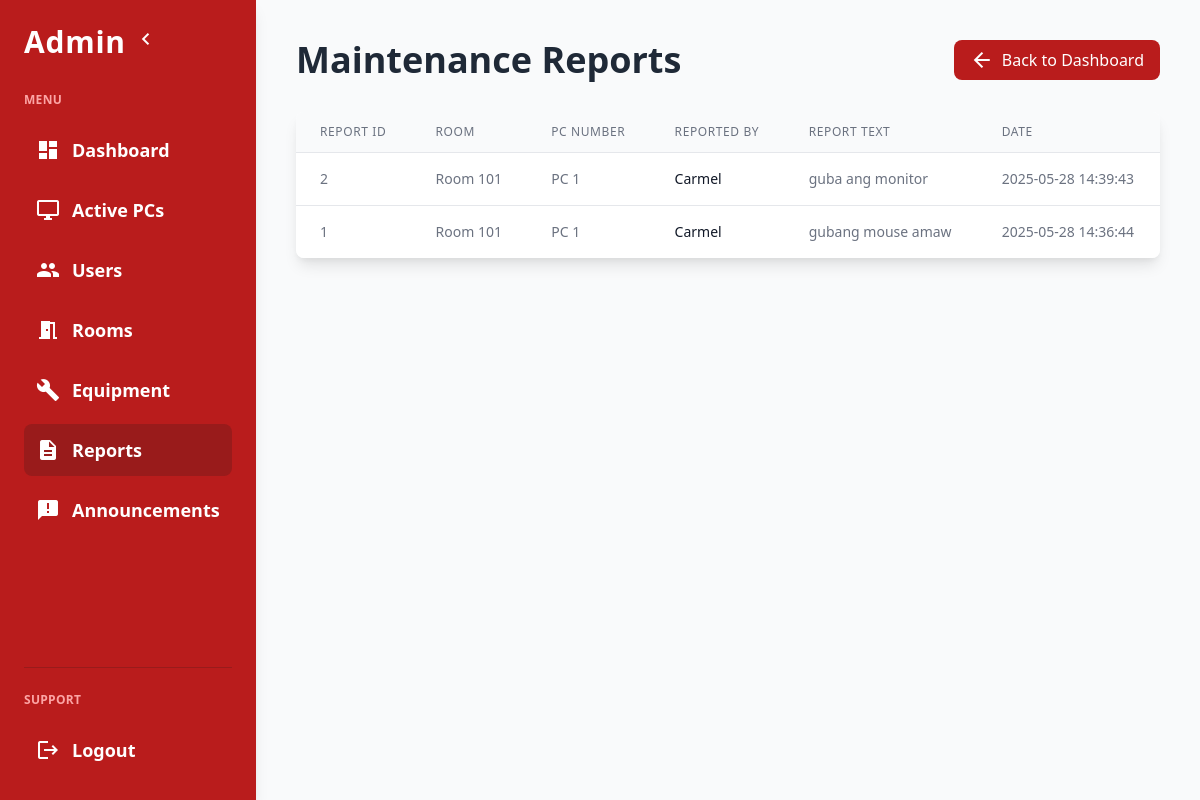
The app's page /admin/maintenance_reports.php (signed in) with its own data.
### tables this page shows
CREATE TABLE `maintenance_reports` (
  `report_id` int(11) NOT NULL,
  `pc_id` int(11) DEFAULT NULL,
  `reported_by` int(11) DEFAULT NULL,
  `report_text` text DEFAULT NULL,
  `report_date` timestamp NOT NULL DEFAULT current_timestamp()
);

CREATE TABLE `rooms` (
  `room_id` int(11) NOT NULL,
  `room_number` varchar(10) DEFAULT NULL
);

CREATE TABLE `pcs` (
  `pc_id` int(11) NOT NULL,
  `room_id` int(11) DEFAULT NULL,
  `pc_number` int(11) DEFAULT NULL,
  `is_active` tinyint(1) DEFAULT 0,
  `used_by` int(11) DEFAULT NULL,
  `cpu` varchar(100) DEFAULT NULL,
  `ram` varchar(50) DEFAULT NULL,
  `storage` varchar(100) DEFAULT NULL,
  `gpu` varchar(100) DEFAULT NULL,
  `os` varchar(100) DEFAULT NULL
);

CREATE TABLE `users` (
  `user_id` int(11) NOT NULL,
  `full_name` varchar(100) DEFAULT NULL,
  `email` varchar(100) DEFAULT NULL,
  `password` varchar(255) DEFAULT NULL,
  `role` enum('admin','student') DEFAULT 'student',
  `course` varchar(50) DEFAULT NULL,
  `year` varchar(50) DEFAULT NULL,
  `section` varchar(5) DEFAULT NULL
);

### admin/maintenance_reports.php (the view, shortened to what this page needs)
<?php
require '../db/db.php';
$sql = "SELECT maintenance_reports.*, pcs.pc_number, rooms.room_number, users.full_name
        FROM maintenance_reports
        LEFT JOIN pcs ON maintenance_reports.pc_id = pcs.pc_id
        LEFT JOIN rooms ON pcs.room_id = rooms.room_id
        LEFT JOIN users ON maintenance_reports.reported_by = users.user_id
        ORDER BY maintenance_reports.report_date DESC";
$reports = $conn->query($sql);
?>
<!DOCTYPE html>
<html lang="en">
<head>
  <link href="https://cdn.jsdelivr.net/npm/tailwindcss@2.2.19/dist/tailwind.min.css" rel="stylesheet">
</head>
<body class="bg-gray-50 text-gray-900">
  <div class="flex h-screen overflow-hidden">
    <nav id="sidebar" class="sidebar w-64 bg-red-700 text-white p-6 flex flex-col overflow-y-auto shadow-lg">
      <div class="flex items-center mb-8">
        <h1 class="text-3xl font-extrabold tracking-wide">Admin</h1>
        <button id="toggleSidebar" class="ml-2 text-white focus:outline-none">
          <span class="material-icons">chevron_left</span>
        </button>
      </div>
      <p class="text-xs font-semibold uppercase mb-4 tracking-wide text-red-300">Menu</p>
      <ul class="flex-grow space-y-2">
        <li>
          <a href="dashboard.php" class="flex items-center p-3 rounded-lg hover:bg-red-600 transition-colors duration-200">
            <span class="material-icons">dashboard</span>
            <span class="font-semibold text-lg">Dashboard</span>
          </a>
        </li>
        <li>
          <a href="active_pcs.php" class="flex items-center p-3 rounded-lg hover:bg-red-600 transition-colors duration-200">
            <span class="material-icons">desktop_windows</span>
            <span class="font-semibold text-lg">Active PCs</span>
          </a>
        </li>
        <li>
          <a href="manage_users.php" class="flex items-center p-3 rounded-lg hover:bg-red-600 transition-colors duration-200">
            <span class="material-icons">people</span>
            <span class="font-semibold text-lg">Users</span>
          </a>
        </li>
        <li>
          <a href="manage_rooms.php" class="flex items-center p-3 rounded-lg hover:bg-red-600 transition-colors duration-200">
            <span class="material-icons">meeting_room</span>
            <span class="font-semibold text-lg">Rooms</span>
          </a>
        </li>
        <li>
          <a href="manage_equipment.php" class="flex items-center p-3 rounded-lg hover:bg-red-600 transition-colors duration-200">
            <span class="material-icons">build</span>
            <span class="font-semibold text-lg">Equipment</span>
          </a>
        </li>
        <li>
          <a href="maintenance_reports.php" class="flex items-center p-3 rounded-lg bg-red-800 hover:bg-red-600 transition-colors duration-200">
            <span class="material-icons">description</span>
            <span class="font-semibold text-lg">Reports</span>
          </a>
        </li>
        <li>
          <a href="announcements.php" class="flex items-center p-3 rounded-lg hover:bg-red-600 transition-colors duration-200">
            <span class="material-icons">announcement</span>
            <span class="font-semibold text-lg">Announcements</span>
          </a>
        </li>
      </ul>
      <div class="mt-auto pt-6 border-t border-red-800">
        <p class="text-xs font-semibold uppercase mb-4 tracking-wide text-red-300">Support</p>
        <ul>
          <li>
            <a href="../login.php" class="flex items-center p-3 rounded-lg hover:bg-red-600 transition-colors duration-200">
              <span class="material-icons">logout</span>
              <span class="font-semibold text-lg">Logout</span>
            </a>
          </li>
        </ul>
      </div>
    </nav>
    <main class="flex-grow p-6 md:p-10 overflow-y-auto">
      <div class="flex justify-between items-center mb-8">
        <h2 class="text-4xl font-extrabold text-gray-800">Maintenance Reports</h2>
        <a href="dashboard.php" class="inline-flex items-center px-4 py-2 bg-red-700 text-white rounded-lg hover:bg-red-800 transition-colors duration-200">
          <span class="material-icons mr-2">arrow_back</span>
          Back to Dashboard
        </a>
      </div>
      <div class="bg-white rounded-lg shadow-lg overflow-hidden">
        <div class="overflow-x-auto">
          <table class="min-w-full divide-y divide-gray-200">
            <thead class="bg-gray-50">
              <tr>
                <th class="px-6 py-3 text-left text-xs font-medium text-gray-500 uppercase tracking-wider">Report ID</th>
                <th class="px-6 py-3 text-left text-xs font-medium text-gray-500 uppercase tracking-wider">Room</th>
                <th class="px-6 py-3 text-left text-xs font-medium text-gray-500 uppercase tracking-wider">PC Number</th>
                <th class="px-6 py-3 text-left text-xs font-medium text-gray-500 uppercase tracking-wider">Reported By</th>
                <th class="px-6 py-3 text-left text-xs font-medium text-gray-500 uppercase tracking-wider">Report Text</th>
                <th class="px-6 py-3 text-left text-xs font-medium text-gray-500 uppercase tracking-wider">Date</th>
              </tr>
            </thead>
            <tbody class="bg-white divide-y divide-gray-200">
              <?php while ($report = $reports->fetch_assoc()): ?>
                <tr class="hover:bg-gray-50">
                  <td class="px-6 py-4 whitespace-nowrap text-sm text-gray-500"><?= $report['report_id'] ?></td>
                  <td class="px-6 py-4 whitespace-nowrap text-sm text-gray-500">Room <?= htmlspecialchars($report['room_number']) ?></td>
                  <td class="px-6 py-4 whitespace-nowrap text-sm text-gray-500">PC <?= $report['pc_number'] ?></td>
                  <td class="px-6 py-4 whitespace-nowrap text-sm font-medium text-gray-900"><?= htmlspecialchars($report['full_name']) ?></td>
                  <td class="px-6 py-4 text-sm text-gray-500"><?= htmlspecialchars($report['report_text']) ?></td>
                  <td class="px-6 py-4 whitespace-nowrap text-sm text-gray-500"><?= $report['report_date'] ?></td>
                </tr>
              <?php endwhile; ?>
            </tbody>
          </table>
        </div>
      </div>
    </main>
  </div>
</body>
</html>

### admin/maintenance_reports.php (style rules this page uses)
nav a span.material-icons { margin-right: 12px; font-size: 24px; vertical-align: middle; }
.sidebar { transition: width 0.3s; }

### records on screen
maintenance_reports: report_id "2", rooms.room_number "101", pc.pc_number "1", reported_by.full_name "Carmel", report_text "guba ang monitor", report_date "2025-05-28 14:39:43"
maintenance_reports: report_id "1", rooms.room_number "101", pc.pc_number "1", reported_by.full_name "Carmel", report_text "gubang mouse amaw", report_date "2025-05-28 14:36:44"
